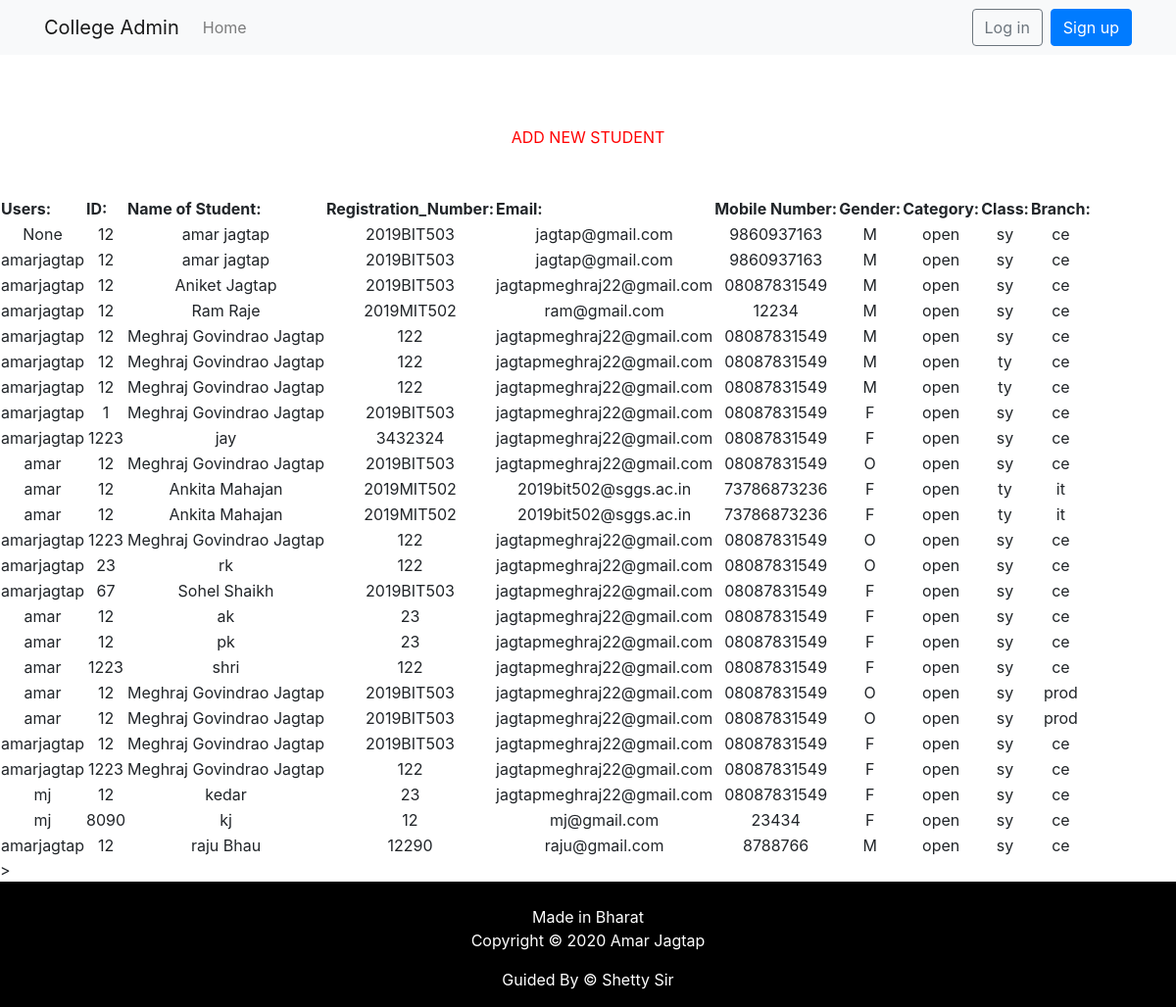
The page /show on the database its author committed.
### accounts/models.py (models this page shows, shortened)
class Account(models.Model):
    user = models.ForeignKey(User, on_delete=models.CASCADE, null=True,blank=True)
    eid = models.CharField(max_length=20)
    name = models.CharField(max_length=100)
    reg_no= models.CharField(max_length=100)
    email = models.EmailField()
    mob = models.CharField(max_length=100)
    gender = models.CharField(choices=GENDER_CATEGORY, max_length=2)
    category = models.CharField(max_length=6, choices=select_category, default='OPEN')
    Class = models.CharField(max_length=6, choices=select_class, default='SY')
    branch =models.CharField(max_length=6, choices=select_branch, default='IT')

### accounts/views.py (the view)
# urls.py: path('show',views.show),
def show(request):
    accounts = Account.objects.all()
    return render(request,"show.html",{'accounts':accounts})

### accounts/templates/show.html (shortened to what this page needs)
<!doctype html>
<html lang="en">
<head>
  <link rel="stylesheet" href="https://stackpath.bootstrapcdn.com/bootstrap/4.1.3/css/bootstrap.min.css">
</head>
<body>
  <nav class="navbar navbar-expand-lg navbar-light bg-light mb-4">
    <div class="container">
      <a class="navbar-brand" href="{% url 'home' %}">College Admin</a>
      <div class="collapse navbar-collapse" id="navbarSupportedContent">
        <ul class="navbar-nav mr-auto">
          <li class="nav-item">
            <a class="nav-link" href="{% url 'home' %}">Home</a>
          </li>
        </ul>
        {% if user.is_authenticated %}
          <ul class="navbar-nav">
            <li class="nav-item dropdown">
              <a class="nav-link dropdown-toggle" href="#" id="navbarDropdown" role="button" data-toggle="dropdown" aria-haspopup="true" aria-expanded="false">
                {{ user.username }}
              </a>
              <div class="dropdown-menu dropdown-menu-right" aria-labelledby="navbarDropdown">
                <a class="dropdown-item" href="{% url 'password_change' %}">Change password</a>
                <div class="dropdown-divider"></div>
                <a class="dropdown-item" href="{% url 'logout' %}">Log out</a>
              </div>
            </li>
          </ul>
        {% else %}
          <form class="form-inline my-2 my-lg-0">
            <a href="{% url 'login' %}" class="btn btn-outline-secondary">Log in</a>
            <a href="{% url 'signup' %}" class="btn btn-primary ml-2">Sign up</a>
          </form>
        {% endif %}
      </div>
    </div>
  </nav>
</body>
</html>
<center><a href="emp" style="color:red">ADD NEW STUDENT</a></center>
{% load static %}
{% block content %}
<div>
  <table id='mytable'>
    <thead>
  <tr>
      <th>Users:</th>
      <th>ID:</th>
       <th>Name of Student:</th>
      <th>Registration_Number:</th>
          <th>Email:</th>
        <th>Mobile Number:</th>
          <th>Gender:</th>
       <th>Category:</th>
       <th>Class:</th>
       <th>Branch:</th>
  </tr>
  </thead>
  <tbody>
          {% for entry in accounts %}
          <tr>
                 <td align="center"> {{ entry.user}} </td>
              <td align="center"> {{ entry.eid}} </td>
          <td align="center"> {{ entry.name }} </td>
          <td align="center"> {{ entry.reg_no}} </td>
          <td align="center"> {{ entry.email}} </td>
          <td align="center"> {{ entry.mob}} </td>
          <td align="center"> {{ entry.gender}} </td>
              <td align="center"> {{ entry.category}} </td>
               <td align="center"> {{ entry.Class}} </td>
               <td align="center"> {{ entry.branch}} </td>
        </tr>
        {% endfor %}
</tbody>
</table>
{% block js %}
<script src="https://ajax.googleapis.com/ajax/libs/jquery/3.3.1/jquery.min.js"></script>>
<link rel="stylesheet" type="text/css" href="https://cdn.datatables.net/v/dt/jszip-2.5.0/dt-1.10.20/af-2.3.4/b-1.6.1/b-colvis-1.6.1/b-flash-1.6.1/b-html5-1.6.1/b-print-1.6.1/cr-1.5.2/fc-3.3.0/fh-3.1.6/kt-2.5.1/r-2.2.3/rg-1.1.1/rr-1.2.6/sc-2.0.1/sl-1.3.1/datatables.min.css"/>
</div>
{% endblock js %}
{% endblock %}
</head>
<footer>
<br>
  <div class="container">
    <div class="row">
               <div class="col-md-12 col-sm-12">
                    <div style="color:#ffffff;"class="wow fadeInUp footer-copyright">
                         <p>Made in Bharat <br>
                         Copyright &copy;   2020  Amar Jagtap </p>
                      <p>Guided By &copy;   Shetty Sir</p>
                    </div>
               </div>
    </div>
  </div>
</footer>

### accounts/templates/show.html (style rules this page uses)
footer { padding: 0px 0px 0px 0px; background-color:black; margin:0px; }
p { text-align:center; }

### rows shown on the page
Account: user "None", eid "12", name "amar jagtap", reg_no "2019BIT503", email "jagtap@gmail.com", mob "9860937163", gender "M", category "open", Class "sy", branch "ce"
Account: user "amarjagtap", eid "12", name "amar jagtap", reg_no "2019BIT503", email "jagtap@gmail.com", mob "9860937163", gender "M", category "open", Class "sy", branch "ce"
Account: user "amarjagtap", eid "12", name "Aniket Jagtap", reg_no "2019BIT503", email "jagtapmeghraj22@gmail.com", mob "08087831549", gender "M", category "open", Class "sy", branch "ce"
Account: user "amarjagtap", eid "12", name "Ram Raje", reg_no "2019MIT502", email "ram@gmail.com", mob "12234", gender "M", category "open", Class "sy", branch "ce"
Account: user "amarjagtap", eid "12", name "Meghraj Govindrao Jagtap", reg_no "122", email "jagtapmeghraj22@gmail.com", mob "08087831549", gender "M", category "open", Class "sy", branch "ce"
Account: user "amarjagtap", eid "12", name "Meghraj Govindrao Jagtap", reg_no "122", email "jagtapmeghraj22@gmail.com", mob "08087831549", gender "M", category "open", Class "ty", branch "ce"
Account: user "amarjagtap", eid "12", name "Meghraj Govindrao Jagtap", reg_no "122", email "jagtapmeghraj22@gmail.com", mob "08087831549", gender "M", category "open", Class "ty", branch "ce"
Account: user "amarjagtap", eid "1", name "Meghraj Govindrao Jagtap", reg_no "2019BIT503", email "jagtapmeghraj22@gmail.com", mob "08087831549", gender "F", category "open", Class "sy", branch "ce"
Account: user "amarjagtap", eid "1223", name "jay", reg_no "3432324", email "jagtapmeghraj22@gmail.com", mob "08087831549", gender "F", category "open", Class "sy", branch "ce"
Account: user "amar", eid "12", name "Meghraj Govindrao Jagtap", reg_no "2019BIT503", email "jagtapmeghraj22@gmail.com", mob "08087831549", gender "O", category "open", Class "sy", branch "ce"
Account: user "amar", eid "12", name "Ankita Mahajan", reg_no "2019MIT502", email "2019bit502@sggs.ac.in", mob "73786873236", gender "F", category "open", Class "ty", branch "it"
Account: user "amar", eid "12", name "Ankita Mahajan", reg_no "2019MIT502", email "2019bit502@sggs.ac.in", mob "73786873236", gender "F", category "open", Class "ty", branch "it"
Account: user "amarjagtap", eid "1223", name "Meghraj Govindrao Jagtap", reg_no "122", email "jagtapmeghraj22@gmail.com", mob "08087831549", gender "O", category "open", Class "sy", branch "ce"
Account: user "amarjagtap", eid "23", name "rk", reg_no "122", email "jagtapmeghraj22@gmail.com", mob "08087831549", gender "O", category "open", Class "sy", branch "ce"
Account: user "amarjagtap", eid "67", name "Sohel Shaikh", reg_no "2019BIT503", email "jagtapmeghraj22@gmail.com", mob "08087831549", gender "F", category "open", Class "sy", branch "ce"
Account: user "amar", eid "12", name "ak", reg_no "23", email "jagtapmeghraj22@gmail.com", mob "08087831549", gender "F", category "open", Class "sy", branch "ce"
Account: user "amar", eid "12", name "pk", reg_no "23", email "jagtapmeghraj22@gmail.com", mob "08087831549", gender "F", category "open", Class "sy", branch "ce"
Account: user "amar", eid "1223", name "shri", reg_no "122", email "jagtapmeghraj22@gmail.com", mob "08087831549", gender "F", category "open", Class "sy", branch "ce"
Account: user "amar", eid "12", name "Meghraj Govindrao Jagtap", reg_no "2019BIT503", email "jagtapmeghraj22@gmail.com", mob "08087831549", gender "O", category "open", Class "sy", branch "prod"
Account: user "amar", eid "12", name "Meghraj Govindrao Jagtap", reg_no "2019BIT503", email "jagtapmeghraj22@gmail.com", mob "08087831549", gender "O", category "open", Class "sy", branch "prod"
Account: user "amarjagtap", eid "12", name "Meghraj Govindrao Jagtap", reg_no "2019BIT503", email "jagtapmeghraj22@gmail.com", mob "08087831549", gender "F", category "open", Class "sy", branch "ce"
Account: user "amarjagtap", eid "1223", name "Meghraj Govindrao Jagtap", reg_no "122", email "jagtapmeghraj22@gmail.com", mob "08087831549", gender "F", category "open", Class "sy", branch "ce"
Account: user "mj", eid "12", name "kedar", reg_no "23", email "jagtapmeghraj22@gmail.com", mob "08087831549", gender "F", category "open", Class "sy", branch "ce"
Account: user "mj", eid "8090", name "kj", reg_no "12", email "mj@gmail.com", mob "23434", gender "F", category "open", Class "sy", branch "ce"
Account: user "amarjagtap", eid "12", name "raju Bhau", reg_no "12290", email "raju@gmail.com", mob "8788766", gender "M", category "open", Class "sy", branch "ce"
